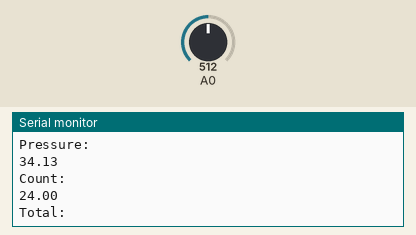
The sketch below on a simulated Arduino Uno, built with avr-gcc and run on an emulated ATmega328P. On the bench: the last lines printed to the serial monitor. The test bench sets the inputs (shaded band); at power-on: A0 = 512.

Above: at 1.2 s.
1.3 s: A0 set to 576
At 2.1 s:
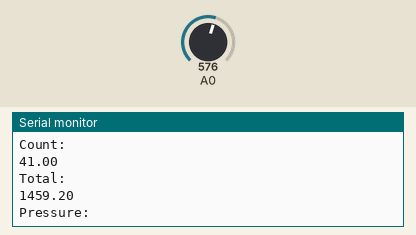
4.3 s: A0 set to 603
At 5.0 s:
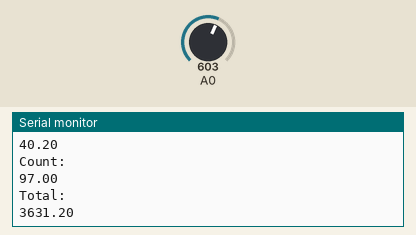
Timing chart, 0 to 7.3 s (numbered marks = the images above; inputs shaded):
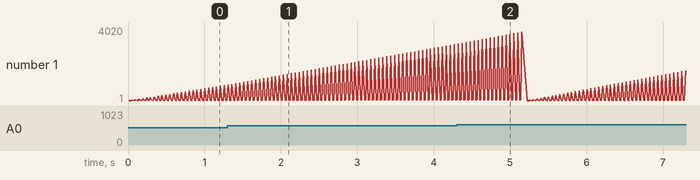

Measured:
- the behaviour switches between 587 and 588 on A0 (found by bisection; images 1 and 2)

The sketch:

Pressure_Inches_in_Bucket.ino
```cpp
//This code calculates pressure in PSI


void setup() {
  Serial.begin(9600);
Serial.println("Hi");
}
 float count;
float total;
float average;
float inches;
float distance = 0.5; //Distance from bottom of robot to middle hole of sensor
float initial = 14.73; //Initial pressure above water
float sixInches = 14.87; //Pressure at 6 inches below the water (horizontal)
float msPerReading = 100;

void loop() {
  // put your main code here, to run repeatedly:

 count = ++count;
float sensorValue = analogRead(A0);
float pressure = sensorValue/15.0;
Serial.println("Pressure:");
Serial.println(pressure);
Serial.println("Count:");
Serial.println(count);
delay(1);
 total = total + pressure;
 Serial.println("Total:");
 Serial.println(total);
if (count == msPerReading) {
 average = total / count;
 inches = ((average - initial) / ((sixInches - initial)/6)) + distance;
  Serial.print("Average:");
  Serial.println(average);
  Serial.print("Inches Below Surface:");
  Serial.println(inches);
   count = 0;
   total = 0;

}
}
```
